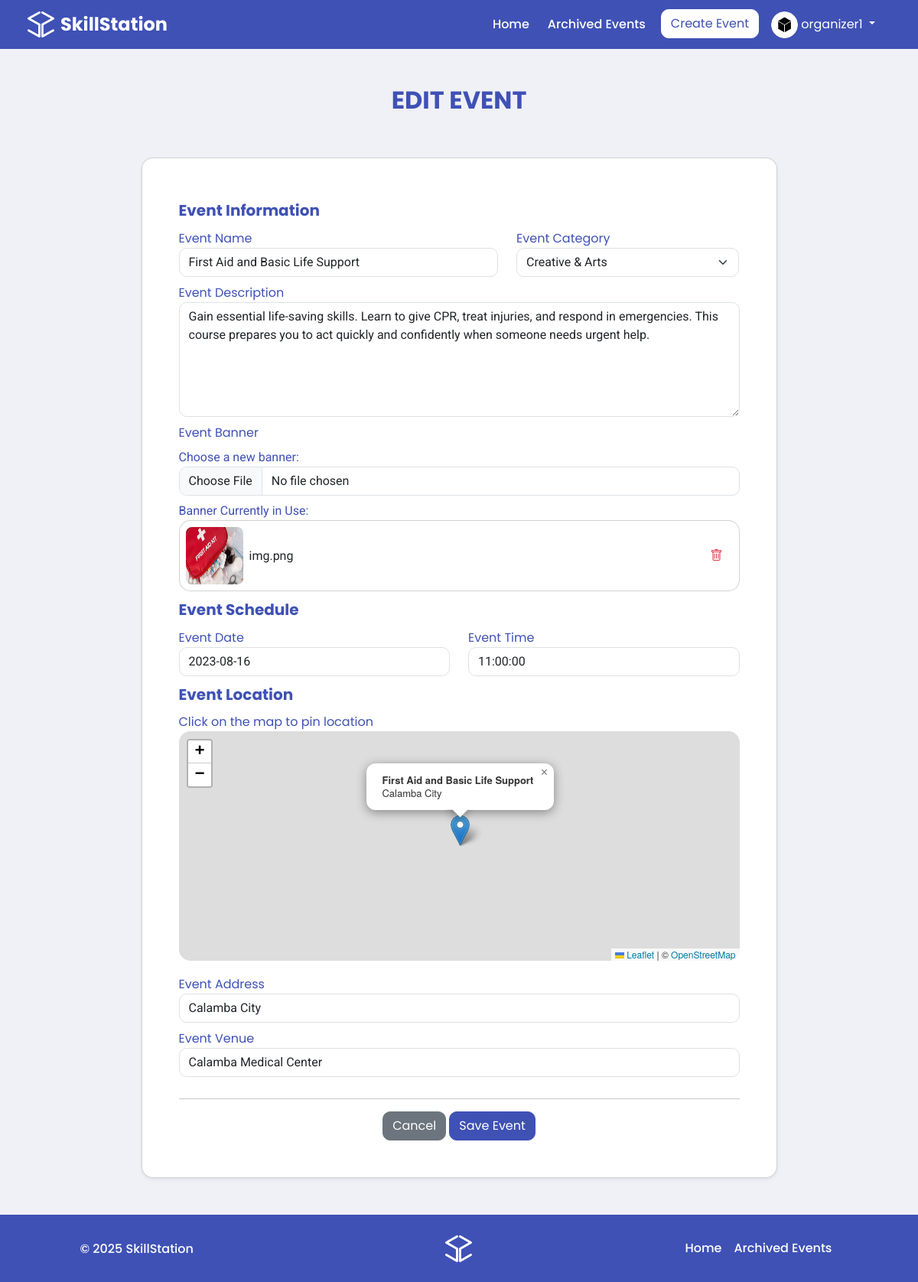
/organizer/edit-event.php?eventId=11 (signed in), run on the app's committed database.
### tables this page shows
CREATE TABLE `events` (
  `eventId` int(11) NOT NULL,
  `organizerId` int(11) NOT NULL,
  `name` varchar(50) NOT NULL,
  `category` varchar(40) NOT NULL,
  `description` varchar(255) NOT NULL,
  `image` varchar(40) NOT NULL,
  `date` date NOT NULL,
  `time` time NOT NULL,
  `latitude` decimal(10,8) NOT NULL,
  `longitude` decimal(11,8) NOT NULL,
  `address` varchar(255) NOT NULL,
  `venue` varchar(150) NOT NULL
);

### backend/shared/connect.php (called while the page is built, shortened)
<?php
  function executeQuery($query){
    $conn = $GLOBALS['conn'];
    return mysqli_query($conn, $query);
  }
?>

### backend/organizer/edit-event.php (called while the page is built, shortened)
<?php
include("../backend/shared/connect.php");
if (isset($_GET['eventId'])) {
    $eventId = $_GET['eventId'];
    $eventQuery = "SELECT * FROM events WHERE eventId = '$eventId'";
    $eventResults = executeQuery($eventQuery);
} else {
    header("Location: ./");
    exit();
}
?>

### organizer/edit-event.php (the view, shortened to what this page needs)
<?php
include("../backend/organizer/edit-event.php");
?>
<!doctype html>
<html lang="en">
<head>
    <link href="https://cdn.jsdelivr.net/npm/bootstrap@5.3.6/dist/css/bootstrap.min.css" rel="stylesheet"
>
    <link rel="stylesheet" href="https://unpkg.com/leaflet@1.9.4/dist/leaflet.css"
 />
    <link rel="stylesheet" href="../assets/css/style.css">
    <link rel="stylesheet" href="../assets/css/navbar.css">
</head>
<body class="d-flex flex-column min-vh-100">
    <?php include("../assets/php/navbar-organizer.php") ?>
    <main class="container">
        <div class="row">
            <div class="col my-5">
                <h2 class="text-center">EDIT EVENT</h2>
            </div>
        </div>
        <div class="row justify-content-center mb-5">
            <div class="col-12 col-lg-9">
                <div class="card shadow-sm p-3 p-md-4 p-lg-5">
                    <?php
                    if (mysqli_num_rows($eventResults)) {
                        while ($event = mysqli_fetch_assoc($eventResults)) { ?>
                            <form method="POST" enctype="multipart/form-data">
                                <div class="row">
                                    <h5 class="mt-2">Event Information</h5>
                                    <div class="col-12 col-md-7 my-1">
                                        <label for="eventName" class="form-label m-0">Event Name</label>
                                        <input class="form-control" type="text" placeholder="Enter Event Name" id="eventName" name="eventName" value="<?php echo $event['name']?>" required>
                                    </div>
                                    <div class="col-12 col-md-5 my-1">
                                        <label for="eventCategory" class="form-label m-0">Event Category</label>
                                        <select class="form-select" id="eventCategory" name="eventCategory" required>
                                            <option <?php echo ($event['category'] == 'Creative & Arts') ? 'selected' : ''; ?> value="Creative & Arts">
                                                Creative & Arts
                                            </option>
                                        </select>
                                    </div>
                                    <div class="col-12 my-1">
                                        <label for="eventDescription" class="form-label m-0">Event Description</label>
                                        <textarea class="form-control" placeholder="Enter Event Description" id="eventDescription" name="eventDescription" style="height: 150px" required><?php echo $event['description']?></textarea>
                                    </div>
                                    <div class="col-12 my-1">
                                        <label for="eventBanner" class="form-label">Event Banner</label>
                                        <p class="mb-0" style="color: var(--primaryColor)">Choose a new banner:</p>
                                        <input class="form-control" type="file" accept="image/*" id="eventBanner" name="eventBanner" onchange="previewImage()">
                                    </div>
                                    <div class="col-12 my-1" id="previewContainer" style="display: <?php echo ($event['image']) ? 'block' : 'none'; ?>;">
                                        <p class="mb-0" style="color: var(--primaryColor)">Banner Currently in Use:</p>
                                        <div class="card d-flex flex-row justify-content-between align-items-center p-2">
                                            <div class="d-flex flex-row align-items-center">
                                                <img src="../assets/img/events/<?php echo $event['image']?>" class="rounded-3" alt="Image Preview" id="imagePreview" name="imagePreview" style="width: 75px; height: 75px">
                                                <p class="ms-2 mb-0" id="imageName">img.png</p>
                                            </div>
                                            <button class="btn text-danger" type="button" onclick="removeImage()">
                                                <i class="bi bi-trash"></i>
                                            </button>
                                        </div>
                                    </div>
                                </div>
                                <div class="row">
                                    <h5 class="mt-2">Event Schedule</h5>
                                    <div class="col-12 col-md-6 my-1">
                                        <label for="eventDate" class="form-label m-0">Event Date</label>
                                        <input class="form-control" type="text" onfocus="(this.type='date')" placeholder="Enter Event Date" id="eventDate" name="eventDate" value="<?php echo $event['date']?>" required>
                                    </div>
                                    <div class="col-12 col-md-6 my-1">
                                        <label for="eventTime" class="form-label m-0">Event Time</label>
                                        <input class="form-control" type="text" onfocus="(this.type='time')" placeholder="Enter Event Time" id="eventTime" name="eventTime" value="<?php echo $event['time']?>" required>
                                    </div>
                                </div>
                                <div class="row">
                                    <h5 class="mt-2">Event Location</h5>
                                    <div class="col-12 my-1">
                                        <div class="form-label m-0">Click on the map to pin location</div>
                                        <div id="leafletMap" style="height: 300px; border-radius: 15px; margin-bottom: 10px;"></div>
                                    </div>
                                    <div class="col-12 my-1">
                                        <label for="eventAddress" class="form-label m-0">Event Address</label>
                                        <input class="form-control" type="text" placeholder="Pin a Location" id="eventAddress" name="eventAddress" readonly required>
                                    </div>
                                    <div class="col-12 my-1">
                                        <label for="eventVenue" class="form-label m-0">Event Venue</label>
                                        <input class="form-control" type="text" placeholder="Enter Venue" id="eventVenue" name="eventVenue" value="<?php echo $event['venue']?>" required>
                                    </div>
                                </div>
                                <div class="row text-center mt-2">
                                    <div class="col">
                                        <hr>
                                        <button class="btn btn-secondary" type="button" data-bs-toggle="modal" data-bs-target="#cancelCreate">Cancel</button>
                                        <button class="btn btn-primary" type="submit" id="btnSave" name="btnSave">Save Event</button>
                                    </div>
                                </div>
                            </form>
                        <?php
                        }
                    }
                    ?>
                </div>
            </div>
        </div>
    </main>
    <?php include("../assets/php/footer-organizer.php") ?>
</body>
</html>

### assets/css/style.css (style rules this page uses)
:root { --heading: "Poppins", sans-serif; --body: "Roboto", sans-serif; --primaryColor: #3F51B5; --primaryColorHover: #5C6BC0; --neutralColor: #eeeeee; --bgColor: #F0F1F6; }
body { background-color: var(--bgColor); }
h1, h2, h3, h4, h5, h6 { font-family: var(--heading); }
h1, h2, h3, h4 { font-weight: bold; color: var(--primaryColor); }
p { font-family: var(--body); }
.btn { --bs-btn-font-family: var(--heading); --bs-btn-border-radius: 10px; }
.btn-primary { --bs-btn-bg: var(--primaryColor); --bs-btn-color: white !important; --bs-btn-border-color: var(--primaryColor); --bs-btn-hover-bg: var(--primaryColorHover); --bs-btn-hover-border-color: var(--primaryColorHover); --bs-btn-active-bg: var(--primaryColorHover); --bs-btn-active-border-color: var(--primaryColorHover); }
.card { border-radius: 15px; }
.form-select, .form-control { border-radius: 10px; }
.form-label { font-family: 'Poppins'; color: var(--primaryColor); }
input, select, .form-check, .form-control { font-family: 'Roboto'; }

### organizer/edit-event.php (style rules this page uses)
h5 { font-weight: bold; color: var(--primaryColor); }

### data on the page
events: eventName "First Aid and Basic Life Support", eventDescription "Gain essential life-saving skills. Learn to give CPR, treat injuries, and respond in emergencies. This course prepares you to act quickly and confidently when someone needs urgent help.", image (picture), eventDate "2023-08-16", eventTime "11:00:00", eventVenue "Calamba Medical Center"

### other printed values
$username "organizer1"
